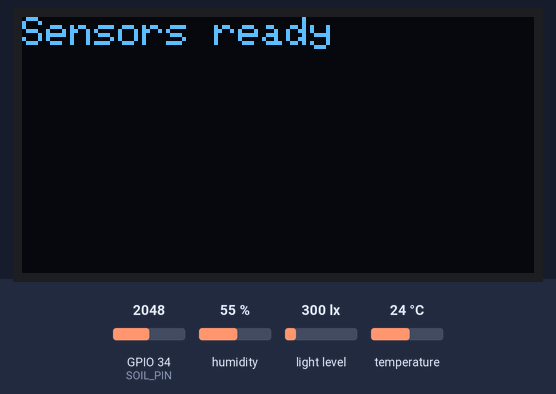
A sketch run on a simulated ESP32. Parts: 128×64 one-colour display. The test bench sets the inputs (shaded band); at power-on: humidity 55 %, GPIO 34 (SOIL_PIN) = 2048, light level 300 lx, temperature 24 °C. What the sketch prints to the serial monitor is not drawn.

Above: at 2.1 s.
At 4.2 s:
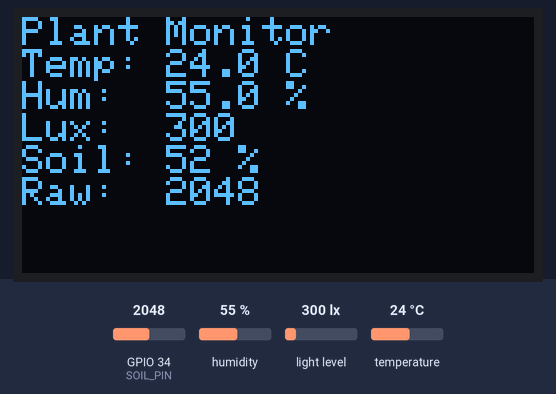
4.3 s: humidity set to 22 %
At 19.6 s:
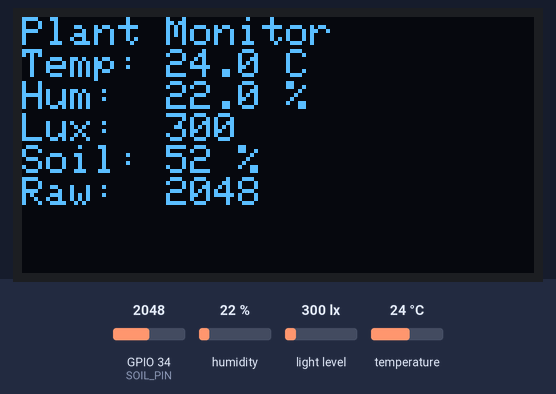
Timing chart, 0 to 21.1 s (numbered marks = the images above; inputs shaded):
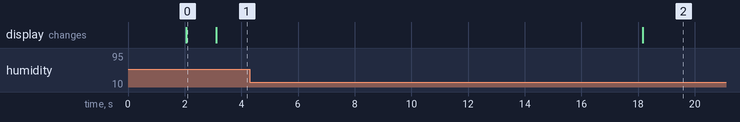

Measured:
- after the input at 4.3 s, the display: changes after 13.9 s (image 2)
- what the display in image 0 shows lasts 1.0 s, from 2.1 s to 3.1 s

The sketch:

planthealthmonitor.ino
```cpp
#include <Arduino.h>
#include <Wire.h>
#include <BH1750.h>
#include <DHT.h>
#include <Adafruit_GFX.h>
#include <Adafruit_SSD1306.h>

#define I2C_SDA 21
#define I2C_SCL 22

#define DHT_PIN 4
#define DHT_TYPE DHT11

#define SOIL_PIN 34

#define SCREEN_WIDTH 128
#define SCREEN_HEIGHT 64
#define OLED_ADDR 0x3C

BH1750 lightMeter;
DHT dht(DHT_PIN, DHT_TYPE);
Adafruit_SSD1306 display(SCREEN_WIDTH, SCREEN_HEIGHT, &Wire, -1);

// Calibrate these later
int SOIL_DRY_VALUE = 3000;
int SOIL_WET_VALUE = 1200;

void setup() {
  Serial.begin(115200);
  delay(2000);

  Wire.begin(I2C_SDA, I2C_SCL);

  dht.begin();

  if (!lightMeter.begin(BH1750::CONTINUOUS_HIGH_RES_MODE)) {
    Serial.println("BH1750 not found");
  }

  if (!display.begin(SSD1306_SWITCHCAPVCC, OLED_ADDR)) {
    Serial.println("OLED not found");
    while (true);
  }

  display.clearDisplay();
  display.setTextColor(SSD1306_WHITE);
  display.setTextSize(1);
  display.setCursor(0, 0);
  display.println("Sensors ready");
  display.display();

  delay(1000);
}

void loop() {
  float lux = lightMeter.readLightLevel();

  float dhtTemp = dht.readTemperature();
  float dhtHum = dht.readHumidity();

  int soilRaw = analogRead(SOIL_PIN);
  int soilPercent = map(soilRaw, SOIL_DRY_VALUE, SOIL_WET_VALUE, 0, 100);
  soilPercent = constrain(soilPercent, 0, 100);

  Serial.print("TEMP=");
  Serial.print(dhtTemp);
  Serial.print(",HUM=");
  Serial.print(dhtHum);
  Serial.print(",LUX=");
  Serial.print(lux);
  Serial.print(",SOIL_RAW=");
  Serial.print(soilRaw);
  Serial.print(",SOIL=");
  Serial.println(soilPercent);

  display.clearDisplay();
  display.setTextSize(1);
  display.setCursor(0, 0);

  display.println("Plant Monitor");

  display.print("Temp: ");
  display.print(dhtTemp, 1);
  display.println(" C");

  display.print("Hum:  ");
  display.print(dhtHum, 1);
  display.println(" %");

  display.print("Lux:  ");
  display.println((int)lux);

  display.print("Soil: ");
  display.print(soilPercent);
  display.println(" %");

  display.print("Raw:  ");
  display.println(soilRaw);

  display.display();

  delay(15000); // 15 seconds
  // use delay(900000); for 15 minutes
}
```
